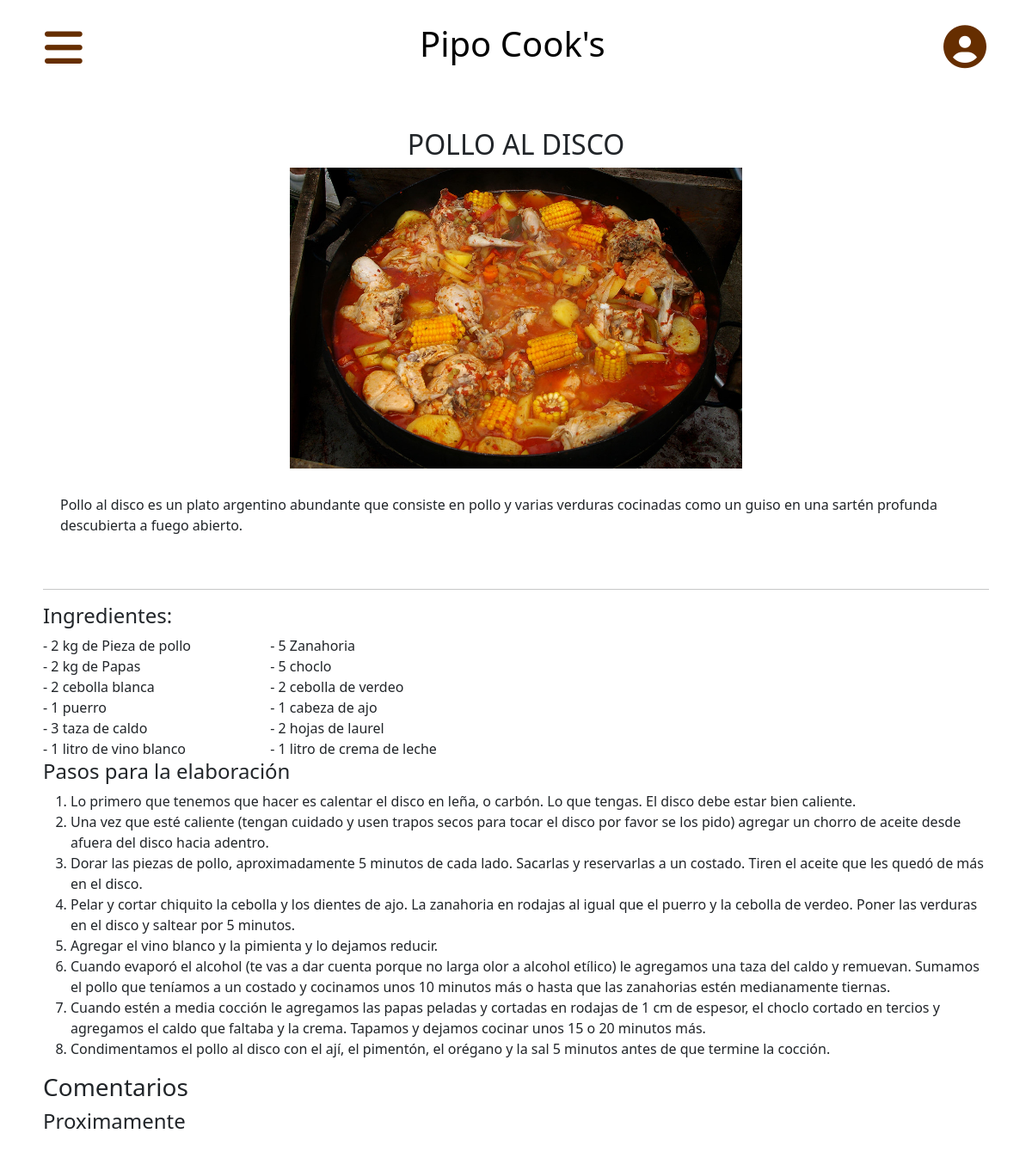
The app's page /pipocooks-PHP/templates/receta.php?idUsuario=1&idReceta=5 with its own data.
### tables this page shows
CREATE TABLE `recetas` (
  `idReceta` int(11) NOT NULL,
  `nombre_receta` varchar(45) NOT NULL,
  `descripcion_receta` varchar(500) NOT NULL,
  `imagen_receta` varchar(100) NOT NULL
);

### pipocooks-PHP/templates/receta.php (the view, shortened to what this page needs)
<?php
$idUsuario = $_REQUEST["idUsuario"];
$idReceta = $_REQUEST["idReceta"];
$dbh = new PDO("mysql:host=$host;dbname=$dbname", $user, $pwd);
$consultaReceta = $dbh->prepare("select * from recetas where idReceta=" . $idReceta);
$consultaReceta->execute();
while($resultadoReceta = $consultaReceta->fetch(PDO::FETCH_ASSOC))
{
    $nombreReceta =  $resultadoReceta['nombre_receta'];
    $descripcionReceta =  $resultadoReceta['descripcion_receta'];
    $imagenReceta = $resultadoReceta['imagen_receta'];
}
$consultaIngredientes = $dbh->prepare("select * from ingredientes where idRecetaFK=" . $idReceta);
$consultaIngredientes->execute();
while($resultadoIngrediente = $consultaIngredientes->fetch(PDO::FETCH_ASSOC))
{
    $nombreIngrediente[] =  trim($resultadoIngrediente['nombre_ingrediente']);
    $cantidadIngrediente[] =  $resultadoIngrediente['cantidad'];
    $medidaIngrediente[] = $resultadoIngrediente['medida'];
}
$consultaPasos = $dbh->prepare("select * from pasos where idRecetaFK=" . $idReceta);
$consultaPasos->execute();
while($resultadoPasos = $consultaPasos->fetch(PDO::FETCH_ASSOC))
{
    $idPasos[] = $resultadoIngrediente['idIngrediente'];
    $descripcionPasos[] =  trim($resultadoPasos['descripcion_pasos']);
}
?>
<!DOCTYPE html>
<html lang="en">
<head>
    <link rel="stylesheet" href="../css/styles-index.css">
    <link rel="stylesheet" href="../css/styles-receta.css">
    <link href="https://cdn.jsdelivr.net/npm/bootstrap@5.1.3/dist/css/bootstrap.min.css" rel="stylesheet">
    <link href="https://cdn.jsdelivr.net/npm/bootstrap@5.2.1/dist/css/bootstrap.min.css" rel="stylesheet">
</head>
<body>
    <header class="header">
        <div class="nav" style="display: flex; justify-content: space-between;">
            <button class="btn btn-primary quitacolor" type="button" data-bs-toggle="offcanvas" data-bs-target="#offcanvasExample" aria-controls="offcanvasExample">
                <i class="fa-solid fa-bars" style="font-size: 50px;"></i>
            </button>
            <a href='../index.php?idUsuario=<?php echo $idUsuario ?>'><h1>Pipo Cook's</h1></a>
            <div class="dropdown">
                <button class="btn" type="button" id="dropdownMenuButton1" data-bs-toggle="dropdown" aria-expanded="false" style="font-size: 50px; text-align: end;"><i class="fa-solid fa-circle-user"></i>
                </button>
            </div>
        </div>
    </header>
    <main class="main espaciado">
        <div class="headerReceta">
            <h2><?php
            echo $nombreReceta; ?></h2>
        </div>
        <div class="receta">
            <img src="../img/<?php echo $imagenReceta; ?>" alt="<?php echo $nombreReceta; ?>" height="350px">
            <p class="descripcion"><?php echo $descripcionReceta; ?></p>
        </div>
        <hr>
        <section class="ingredientes">
            <h4 style="grid-area: ingredientes;">Ingredientes:</h4>
            <?php
            for($i = 0; $i < sizeof($nombreIngrediente); $i++){
                        ?>
            <div>- <?php echo $cantidadIngrediente[$i];
            if($medidaIngrediente[$i] != "unidad"){
                echo " ", $medidaIngrediente[$i], " de ";
                }
                echo " ", $nombreIngrediente[$i];?></div>
            <?php } ?>
        </section>
        <section class="pasos">
            <h4>Pasos para la elaboración</h4>
            <ol style="font-size: 16px;">
            <?php
            for($i = 0; $i < sizeof($idPasos); $i++){
                ?>
                <li><?php echo $descripcionPasos[$i]; ?></li>
                <?php } ?>
            </ol>
        </section>
        <section class="comentarios">
            <h3>Comentarios</h3>
            <h4>Proximamente</h4>
        </section>
    </main>
</body>
</html>

### pipocooks-PHP/css/styles-index.css (style rules this page uses)
* { margin: 0; padding: 0; text-decoration: none; }
body { display: flex; flex-direction: column; height: max-content; }
:root { --color-fuente: hsl(27, 100%, 20%); }
.btn-primary { background-color: white !important; border: none !important; }
.nav { margin: 10px 40px 0 40px; align-items: center; }
.fa-circle-user { color: var(--color-fuente); }
.fa-bars { color: var(--color-fuente); }

### pipocooks-PHP/css/styles-receta.css (style rules this page uses)
* { padding: 0; margin: 0; box-sizing: border-box; }
.espaciado { width: 100%; padding: 50px; margin: auto; }
.receta { display: grid; justify-items: center; }
.descripcion { padding: 30px 20px; }
.ingredientes { display: grid; grid-template-rows: auto auto; grid-template-areas: "ingredientes ingredientes"; width: 50%; }
.nav a { text-decoration: none; color: black; }
.headerReceta { text-align: center; }

### records on screen
recetas: nombre_receta "POLLO AL DISCO", imagen_receta (picture), descripcion_receta "Pollo al disco es un plato argentino abundante que consiste en pollo y varias verduras cocinadas como un guiso en una sartén profunda descubierta a fuego abierto."

### other values on screen
$cantidadIngrediente[$i] "2"
$medidaIngrediente[$i] "kg"
$nombreIngrediente[$i] "Pieza de pollo"
$cantidadIngrediente[$i] "5"
$nombreIngrediente[$i] "Zanahoria"
$nombreIngrediente[$i] "Papas"
$nombreIngrediente[$i] "choclo"
$nombreIngrediente[$i] "cebolla blanca"
$nombreIngrediente[$i] "cebolla de verdeo"
$cantidadIngrediente[$i] "1"
$nombreIngrediente[$i] "puerro"
$nombreIngrediente[$i] "cabeza de ajo"
$cantidadIngrediente[$i] "3"
$medidaIngrediente[$i] "taza"
$nombreIngrediente[$i] "caldo"
